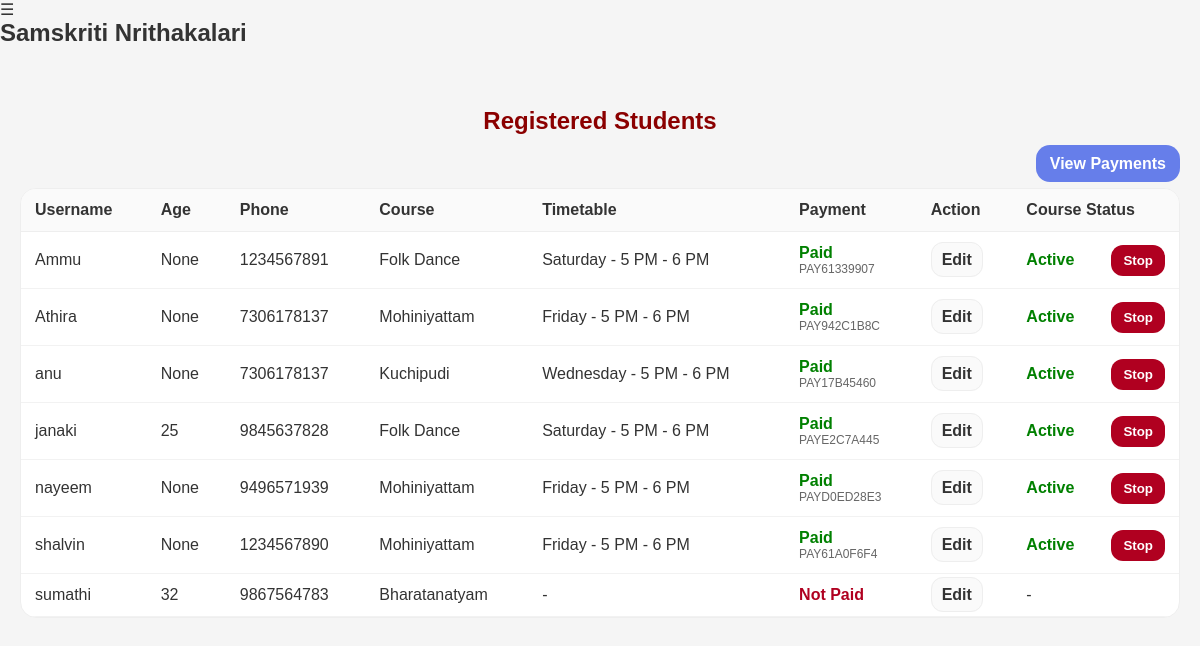
The app's page /admin-panel/students/ (signed in) with its own data.
### core/models.py (models this page shows, shortened)
class UserProfile(models.Model):
    user = models.OneToOneField(User, on_delete=models.CASCADE)
    date_of_birth = models.DateField(null=True, blank=True)
    phone = models.CharField(max_length=15)
    address = models.TextField(blank=True, default="")
    profile_image = models.ImageField(upload_to="profile_images/", blank=True, null=True)
    selected_course = models.ForeignKey(
        Course,
        on_delete=models.SET_NULL,
        null=True,
        blank=True,
        related_name="selected_by_students",
    )
    selected_timetable = models.ForeignKey(
        Timetable,
        on_delete=models.SET_NULL,
        null=True,
        blank=True,
        related_name="selected_by_students",
    )
    admission_fee_paid = models.BooleanField(default=False)
    payment_id = models.CharField(max_length=100, blank=True, null=True)
    class Meta:
        ordering = ["user__username"]
    @property
    def age(self):
        if self.date_of_birth:
            today = date.today()
            return today.year - self.date_of_birth.year - (
                (today.month, today.day) < (self.date_of_birth.month, self.date_of_birth.day)
            )
        return None

class Course(models.Model):
    name = models.CharField(max_length=100, default="Course")
    description = models.TextField(blank=True)
    duration = models.CharField(max_length=50, blank=True)
    fee = models.DecimalField(max_digits=10, decimal_places=0, default=1000)
    is_active = models.BooleanField(default=True)
    image = models.ImageField(upload_to="course_images/", blank=True, null=True)
    class Meta:
        ordering = ["name"]

class Timetable(models.Model):
    MODE_ONLINE = "Online"
    MODE_OFFLINE = "Offline"
    MODE_CHOICES = [
        (MODE_ONLINE, "Online"),
        (MODE_OFFLINE, "Offline"),
    ]
    course = models.ForeignKey(Course, on_delete=models.CASCADE, related_name="timetables")
    day = models.CharField(max_length=20)
    time = models.CharField(max_length=50)
    mode = models.CharField(max_length=10, choices=MODE_CHOICES)
    class Meta:
        ordering = ["course__name", "day", "time"]
        unique_together = ("course", "day", "time", "mode")

### core/views.py (the view)
# urls.py: path("admin-panel/students/", views.admin_students, name="admin_students"),
@login_required
def admin_students(request):
    if not is_admin_user(request.user):
        return redirect("dashboard")
    students = (
        UserProfile.objects.select_related(
            "user", "selected_course", "selected_timetable", "booking"
        )
        .exclude(user__is_staff=True)
        .exclude(user__is_superuser=True)
        .order_by("user__username")
    )
    return render(request, "admin_students.html", {"students": students})

### core/views.py (called while the page is built)
def is_admin_user(user):
    return bool(user and user.is_authenticated and (user.is_staff or user.is_superuser))

### templates/admin_students.html (shortened to what this page needs)
{% extends 'base.html' %}
{% block content %}
<div style="max-width:1200px;margin:40px auto;padding:20px;">
    <h2 style="text-align:center;color:#8B0000;margin-bottom:20px;">Registered Students</h2>
    <div style="text-align:right;margin-bottom:15px;">
        <a href="{% url 'admin_payments' %}" style="padding:10px 14px;border-radius:14px;background:#667eea;color:white;text-decoration:none;font-weight:800;">
            View Payments
        </a>
    </div>
    <div style="overflow:auto;border-radius:16px;border:1px solid #eee;background:white;">
        <table style="width:100%;border-collapse:collapse;">
            <thead>
                <tr style="background:#fafafa;">
                    <th style="text-align:left;padding:12px 14px;border-bottom:1px solid #eee;">Username</th>
                    <th style="text-align:left;padding:12px 14px;border-bottom:1px solid #eee;">Age</th>
                    <th style="text-align:left;padding:12px 14px;border-bottom:1px solid #eee;">Phone</th>
                    <th style="text-align:left;padding:12px 14px;border-bottom:1px solid #eee;">Course</th>
                    <th style="text-align:left;padding:12px 14px;border-bottom:1px solid #eee;">Timetable</th>
                    <th style="text-align:left;padding:12px 14px;border-bottom:1px solid #eee;">Payment</th>
                    <th style="text-align:left;padding:12px 14px;border-bottom:1px solid #eee;">Action</th>
                    <th style="text-align:left;padding:12px 14px;border-bottom:1px solid #eee;">Course Status</th>
                </tr>
            </thead>
            <tbody>
                {% for st in students %}
                    <tr>
                        <td style="padding:12px 14px;border-bottom:1px solid #f2f2f2;">{{ st.user.username }}</td>
                        <td style="padding:12px 14px;border-bottom:1px solid #f2f2f2;">{{ st.age }}</td>
                        <td style="padding:12px 14px;border-bottom:1px solid #f2f2f2;">{{ st.phone }}</td>
                        <td style="padding:12px 14px;border-bottom:1px solid #f2f2f2;">
                            {% if st.selected_course %}{{ st.selected_course.name }}{% else %}-{% endif %}
                        </td>
                        <td style="padding:12px 14px;border-bottom:1px solid #f2f2f2;">
                            {% if st.selected_timetable %}{{ st.selected_timetable.day }} - {{ st.selected_timetable.time }}{% else %}-{% endif %}
                        </td>
                        <td style="padding:12px 14px;border-bottom:1px solid #f2f2f2;">
                            {% if st.admission_fee_paid %}
                                <span style="color:green;font-weight:900;">Paid</span>
                                {% if st.payment_id %}<div style="color:#666;font-size:12px;">{{ st.payment_id }}</div>{% endif %}
                            {% else %}
                                <span style="color:#b00020;font-weight:900;">Not Paid</span>
                            {% endif %}
                        </td>
                        <td style="padding:12px 14px;border-bottom:1px solid #f2f2f2;">
                            <a href="{% url 'admin_student_edit' st.id %}" style="padding:8px 10px;border-radius:12px;border:1px solid #eee;background:#fafafa;text-decoration:none;font-weight:900;color:#333;">
                                Edit
                            </a>
                        </td>
                        <td style="padding:12px 14px;border-bottom:1px solid #f2f2f2;">
                            {% if st.booking %}
                                {% if st.booking.status == "Cancelled" %}
                                    <div style="display:flex;align-items:center;justify-content:space-between;gap:10px;flex-wrap:wrap;">
                                        <span style="color:#b00020;font-weight:900;">Stopped</span>
                                        <form method="POST" action="{% url 'admin_student_toggle_course_status' st.id %}" style="margin:0;">
                                            {% csrf_token %}
                                            <input type="hidden" name="action" value="resume">
                                            <button type="submit" style="padding:8px 12px;border:none;border-radius:12px;background:#8B1E3F;color:white;font-weight:900;cursor:pointer;">
                                                Resume
                                            </button>
                                        </form>
                                    </div>
                                {% else %}
                                    <div style="display:flex;align-items:center;justify-content:space-between;gap:10px;flex-wrap:wrap;">
                                        <span style="color:green;font-weight:900;">Active</span>
                                        <form method="POST" action="{% url 'admin_student_toggle_course_status' st.id %}" style="margin:0;">
                                            <button type="submit" style="padding:8px 12px;border:none;border-radius:12px;background:#b00020;color:white;font-weight:900;cursor:pointer;">
                                                Stop
                                            </button>
                                        </form>
                                    </div>
                                {% endif %}
                            {% else %}
                                -
                            {% endif %}
                        </td>
                    </tr>
                {% endfor %}
            </tbody>
        </table>
    </div>
</div>
{% endblock %}

### static/css/style.css (style rules this page uses)
* { margin: 0; padding: 0; box-sizing: border-box; }
body { font-family: 'Poppins', sans-serif; background: #f5f5f5; color: #333; }

### records on screen
UserProfile: user.username "Ammu", age "None", phone "1234567891", selected_course.name "Folk Dance", selected_timetable.day "Saturday", selected_timetable.time "5 PM - 6 PM", payment_id "PAY61339907", shows "Active"
UserProfile: user.username "Athira", age "None", phone "7306178137", selected_course.name "Mohiniyattam", selected_timetable.day "Friday", selected_timetable.time "5 PM - 6 PM", payment_id "PAY942C1B8C", shows "Active"
UserProfile: user.username "anu", age "None", phone "7306178137", selected_course.name "Kuchipudi", selected_timetable.day "Wednesday", selected_timetable.time "5 PM - 6 PM", payment_id "PAY17B45460", shows "Active"
UserProfile: user.username "janaki", age "25", phone "9845637828", selected_course.name "Folk Dance", selected_timetable.day "Saturday", selected_timetable.time "5 PM - 6 PM", payment_id "PAYE2C7A445", shows "Active"
UserProfile: user.username "nayeem", age "None", phone "9496571939", selected_course.name "Mohiniyattam", selected_timetable.day "Friday", selected_timetable.time "5 PM - 6 PM", payment_id "PAYD0ED28E3", shows "Active"
UserProfile: user.username "shalvin", age "None", phone "1234567890", selected_course.name "Mohiniyattam", selected_timetable.day "Friday", selected_timetable.time "5 PM - 6 PM", payment_id "PAY61A0F6F4", shows "Active"
UserProfile: user.username "sumathi", age "32", phone "9867564783", selected_course.name "Bharatanatyam", admission_fee_paid "Not Paid"
